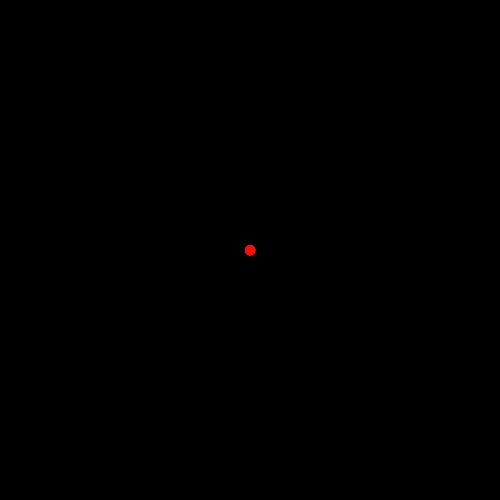
Frame 1 (no input)
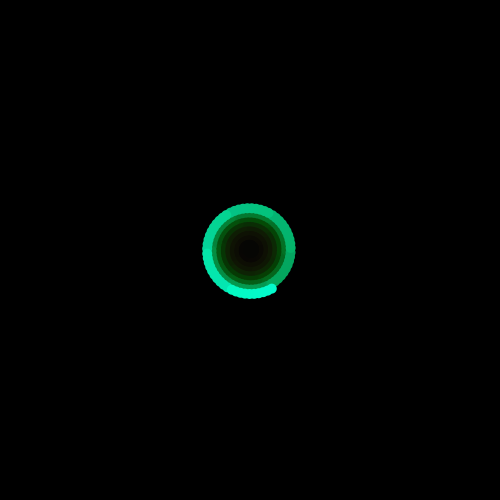
Frame 60 (the mouse pressed at the canvas centre just before this capture)
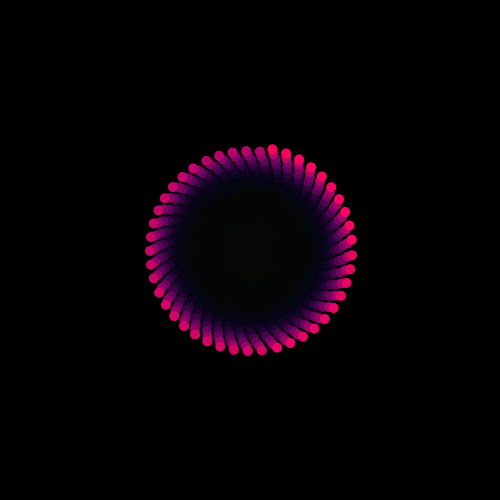
Frame 120 (the mouse held since frame 60 and released just before this capture)

The Processing sketch that drew these frames (run headless with seeded random() and noise(); from frame 60 on, the mouse is pressed at the canvas centre):

// Processing sketch: processing_8071
// ── processing_8071.pde

void setup()
{
  size(500,500);
  smooth();
  background(0);
  colorMode(HSB);
  noStroke();
  fill(255);
}

float x;
float y;
float angle = 0;
float prevAngle;
float c = 360; 
float divisor = 300;
boolean enableStroke = false;
boolean colorFill = true;
int colorM = 1;
boolean fadeMode = true;

void draw()
{
  //background(0);
  //stroke(255);
  if(fadeMode)
  {
    fill(0,20);
    rect(0,0,width,height);
  }
  
    for(int j=0; j<10; j++)
    {
      if(colorM == 1)
      {
        fill(c,250,250);
      }
      else if(colorM == 2)
      {
        fill(map(mouseX*mouseY,0,width*height,0,360),250,250);
      }

      else if(colorM == 3)
      {
        fill(255);
      }
      else if(colorM == 4)
      {
        fill(random(201,205),250,250);
      }
      x = 0.7*angle*sin(angle);
      y = 0.7*angle*cos(angle);
      
      ellipse(x+width/2, y+height/2,10,10);
      if(angle <= width/1.2)
      { angle += PI*10/divisor; 
      if(angle * prevAngle < 0)
      {
        if(!fadeMode)
        {
          fill(0);
        }
  rect(0,0,width,height);
  divisor = random(75);
       // angle += PI/1.2;
      }
      }
      else 
      { 
        if(!fadeMode)
        {
          fill(0);
        }
  rect(0,0,width,height);
  divisor = random(200);
        angle = -angle; 
      }
      if(c >360)
      {c=0;}
      c += 0.2;
      prevAngle = angle;
      println(c);
    }
    angle += PI/divisor;
}

void mousePressed()
{
  fill(0);
  rect(0,0,width,height);
  divisor = random(350);
}

void keyPressed()
{
  if(key == ' ')
  {
    fadeMode = !fadeMode;
  }

  else
  {
    colorM++;
    if(colorM>4)
    colorM = 1;
  }
}
